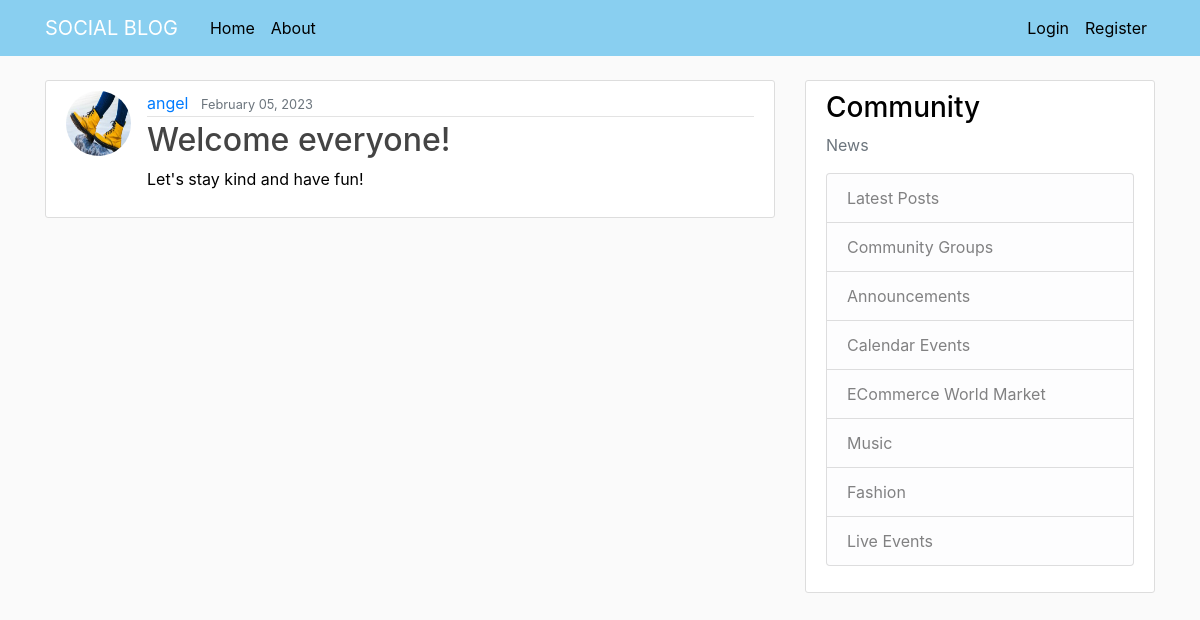
The page /post/57/ on the database its author committed.
### blog/models.py (models this page shows, shortened)
class Post(models.Model):
    title = models.CharField(max_length=107)
    content = models.TextField()
    date_posted = models.DateTimeField(default=timezone.now)
    author = models.ForeignKey(User, on_delete=models.CASCADE)

### users/models.py (models this page shows, shortened)
class Profile(models.Model):
    user = models.OneToOneField(User, on_delete=models.CASCADE)
    image = models.ImageField(default='default.jpg', upload_to='profile_pics')

### blog/views.py (the view)
# urls.py: path('post/<int:pk>/', PostDetailView.as_view(), name='post-detail'),
class PostDetailView(DetailView):
    model = Post

### blog/templates/blog/post_detail.html (shortened to what this page needs)
{% extends "blog/base.html" %}
{% block content %}
  <article class="media content-section">
    <img class="rounded-circle article-img" src="{{ object.author.profile.image.url }}">
    <div class="media-body">
      <div class="article-metadata">
        <a class="mr-2" href="{% url 'user-posts' object.author.username %}">{{ object.author }}</a>
        <small class="text-muted">{{ object.date_posted|date:"F d, Y" }}</small>
      </div>
      <h2 class="article-title">{{ object.title }}</h2>
      <p class="article-content">{{ object.content }}</p>
    </div>
  </article>
{% endblock content %}

### blog/static/blog/main.css (style rules this page uses)
body { background: #fafafa; color: #000000; margin-top: 5rem; }
h1, h2, h3, h4, h5, h6 { color: #000000; }
.content-section { background: #ffffff; padding: 10px 20px; border: 1px solid #dddddd; border-radius: 3px; margin-bottom: 20px; }
.article-title { color: #444444; }
.article-content { white-space: pre-line; }
.article-img { height: 65px; width: 65px; margin-right: 16px; }
.article-metadata { padding-bottom: 1px; margin-bottom: 4px; border-bottom: 1px solid #e3e3e3 }

### rows shown on the page
Post: author.profile.image (picture), author "angel", date_posted "February 05, 2023", title "Welcome everyone!", content "Let's stay kind and have fun!"
